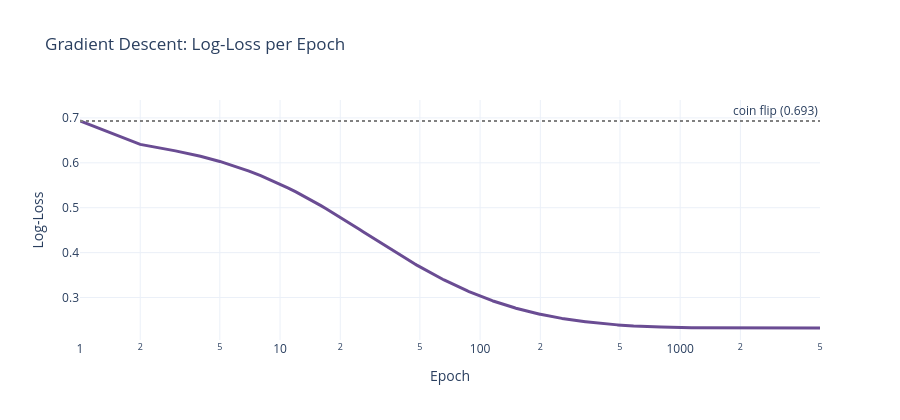

This figure's notebook cell:
### Markdown cell above
**Reading the chart below**  
- **x-axis**: epoch, **y-axis**: Log-Loss (log scale on x so the early drop is visible)  
- **Starts at 0.693** (coin flip), **drops fast**, then **flattens**: the weights have converged  
- **Dotted line**: coin-flip baseline

### Code cell
fig = go.Figure(go.Scatter(x=np.arange(1, model.epochs + 1), y=model.loss_history, mode="lines",
                           line=dict(color=CURVE_COLOR, width=3)))
fig.add_hline(y=np.log(2), line_dash="dot", line_color="gray", annotation_text="coin flip (0.693)")
fig.update_layout(title="Gradient Descent: Log-Loss per Epoch", template="plotly_white",
                  xaxis_title="Epoch", yaxis_title="Log-Loss", xaxis_type="log", height=420)
fig.show()

### Figure 1 — Plotly figure (JSON) as saved in the notebook; plotly's stock layout.template omitted (floating-point values rounded to 4 significant figures; data arrays with more than 128 entries replaced by an {"elided": "..."} marker saying what was removed)
{"data": [{"line": {"color": "#6A4C93", "width": 3}, "mode": "lines", "type": "scatter", "x": {"elided": "5000 int values"}, "y": {"elided": "5000 float values"}}], "layout": {"annotations": [{"showarrow": false, "text": "coin flip (0.693)", "x": 1, "xanchor": "right", "xref": "x domain", "y": 0.6931, "yanchor": "bottom", "yref": "y"}], "height": 420, "shapes": [{"line": {"color": "gray", "dash": "dot"}, "type": "line", "x0": 0, "x1": 1, "xref": "x domain", "y0": 0.6931, "y1": 0.6931, "yref": "y"}], "title": {"text": "Gradient Descent: Log-Loss per Epoch"}, "xaxis": {"title": {"text": "Epoch"}, "type": "log"}, "yaxis": {"title": {"text": "Log-Loss"}}}}
